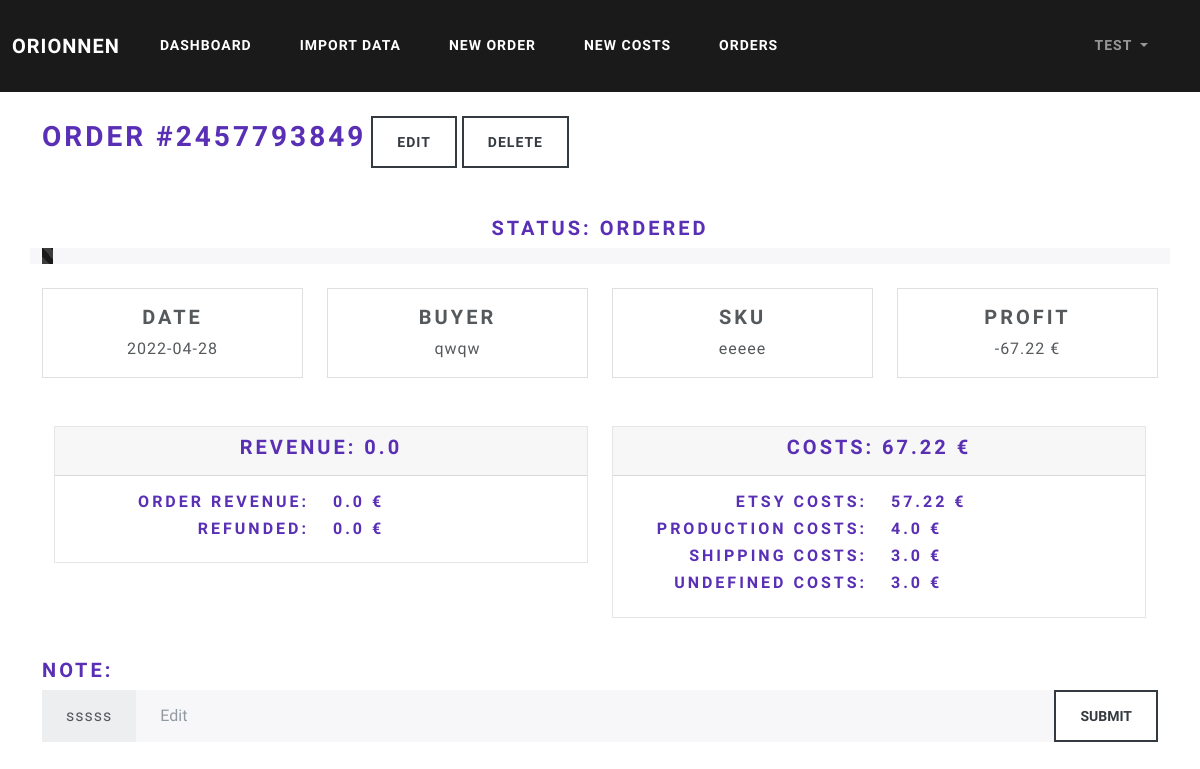
/orders/id_2457793849 (signed in), run on an earlier commit of the app's database.
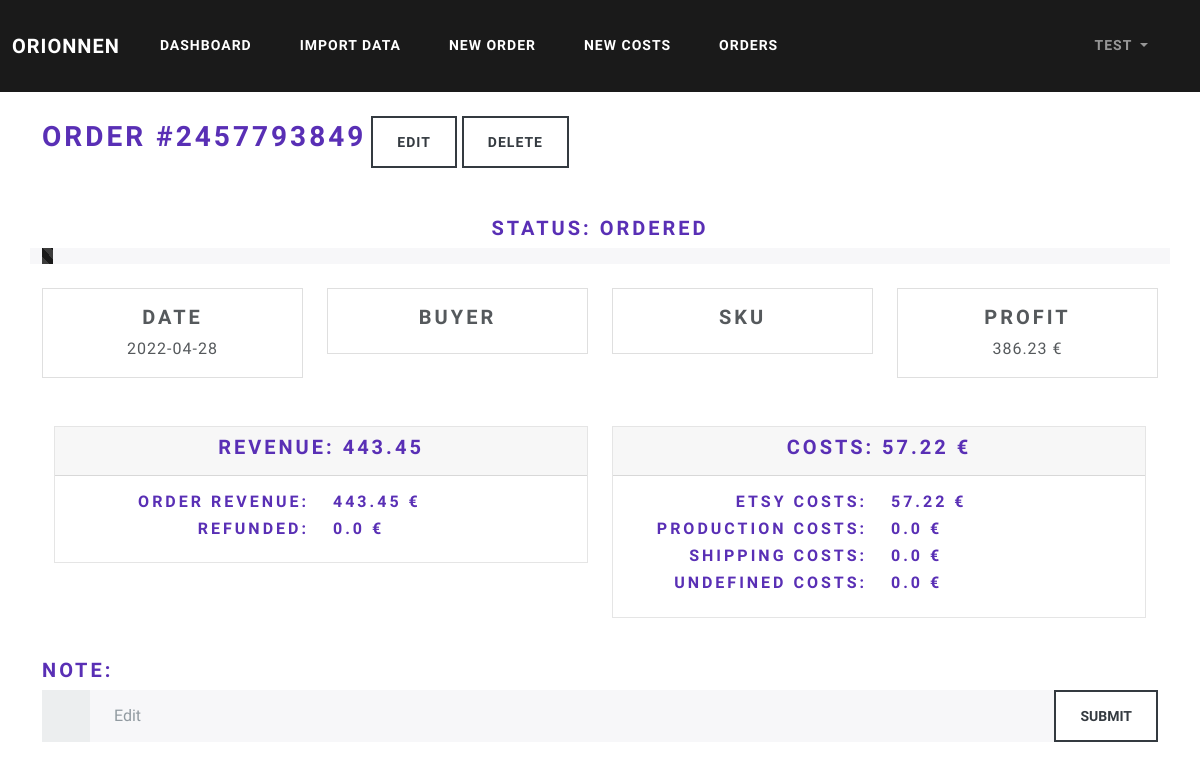
And on a later commit of the database.
### orionnen/models.py (models this page shows)
class Order(db.Model):
    id = db.Column(db.Integer, primary_key=True)
    user_id = db.Column(db.Integer, db.ForeignKey('user.id'), nullable=False)
    order_id = db.Column(db.Integer, unique=True, nullable=False)
    sku = db.Column(db.String(20), default='Not Specified')
    buyer = db.Column(db.String(20), default='Not Specified')
    date = db.Column(db.Date, nullable=False)
    note = db.Column(db.String(20), default='No Note')
    status = db.Column(db.String(20), default='Ordered')
    revenue = db.Column(db.Float, default=0)
    refund = db.Column(db.Float, default=0)
    net_revenue = db.Column(db.Float, default=0)
    proc_fee = db.Column(db.Float, default=0)
    cred_proc_fee = db.Column(db.Float, default=0)
    net_proc_fee = db.Column(db.Float, default=0)
    trans_trans_fee = db.Column(db.Float, default=0)
    cred_trans_trans_fee = db.Column(db.Float, default=0)
    ship_trans_fee = db.Column(db.Float, default=0)
    cred_ship_trans_fee = db.Column(db.Float, default=0)
    ad_fee = db.Column(db.Float, default=0)
    cred_ad_fee = db.Column(db.Float, default=0)
    net_ad_fee = db.Column(db.Float, default=0)
    vat_ad = db.Column(db.Float, default=0)
    cred_vat_ad = db.Column(db.Float, default=0)
    vat_proc_fee = db.Column(db.Float, default=0)
    cred_vat_proc_fee = db.Column(db.Float, default=0)
    vat_trans = db.Column(db.Float, default=0)
    cred_vat_trans = db.Column(db.Float, default=0)
    vat_ship_trans = db.Column(db.Float, default=0)
    cred_vat_ship_trans = db.Column(db.Float, default=0)
    tax = db.Column(db.Float, default=0)
    cred_tax = db.Column(db.Float, default=0)
    net_tax = db.Column(db.Float, default=0)
    trans_fee = db.Column(db.Float, default=0)
    cred_trans_fee = db.Column(db.Float, default=0)
    net_trans_fee = db.Column(db.Float, default=0)
    vat = db.Column(db.Float, default=0)
    cred_vat = db.Column(db.Float, default=0)
    net_vat = db.Column(db.Float, default=0)
    etsy_costs = db.Column(db.Float, default=0)
    prod_costs = db.Column(db.Float, default=0)
    ship_costs = db.Column(db.Float, default=0)
    undef_costs = db.Column(db.Float, default=0)
    other_costs = db.Column(db.Float, default=0)
    costs = db.Column(db.Float, default=0)
    profit = db.Column(db.Float, default=0)

### orionnen/routes.py (the view)
@app.route('/orders/id_<order_id>', methods=['GET', 'POST'])
@login_required
def view_order(order_id):
    order = Order.query.filter_by(order_id=order_id).filter_by(author=current_user).first()
    if request.method == "POST":
        note = request.form['note']
        order.note = note
        db.session.commit()
        flash('Order updated!', 'success')
        return redirect(url_for('view_order', order_id=order.order_id))
    return render_template("view_order.html", order=order)

### orionnen/models.py (called while the page is built)
@login_manager.user_loader
def load_user(user_id):
    return User.query.get(int(user_id))

### orionnen/templates/view_order.html (shortened to what the changed rows need)
{% extends "base.html" %}
{% block content %}
        <div id="outer">
            <div class="inner"><h2>Order #{{ order.order_id }}</h2></div>
        </div><br><br>
        <div class="row" style="text-align:center">
          <h4>Status: {{ order.status }}</h4>
        </div>
        <br>
        <div class="row">
            <div class="col">
                <div class="card">
                  <div class="card-body">
                    <h4 class="card-title" style="text-align:center">Date</h4>
                    <p class="card-text" style="text-align:center">{{ order.date }}</p>
                  </div>
                </div>
            </div>
            <div class="col">
                <div class="card">
                    <div class="card-body">
                        <h4 class="card-title" style="text-align:center">Buyer</h4>
                        <p class="card-text" style="text-align:center">{{ order.buyer }}</p>
                    </div>
                </div>
            </div>
            <div class="col">
                <div class="card">
                    <div class="card-body">
                        <h4 class="card-title" style="text-align:center">SKU</h4>
                        <p class="card-text" style="text-align:center">{{ order.sku }}</p>
                    </div>
                </div>
            </div>
            <div class="col">
                <div class="card">
                    <div class="card-body">
                        <h4 class="card-title" style="text-align:center">Profit</h4>
                        <p class="card-text" style="text-align:center">{{ order.profit }} €</p>
                    </div>
                </div>
            </div>
        </div><br><br>
    <div class="container" style="max-width: 100%;">
        <div class="row">
            <div class="col">
                <div class="card bg-light mb-3">
                    <div class="card-header"><h4 style="text-align:center">Revenue: {{ order.net_revenue }}</h4></div>
                    <div class="card-body">
                        <div class="row">
                            <div class="col">
                                <h5 style="text-align:left">{{ order.revenue }} €</h5>
                            </div>
                        </div>
                        <div class="row">
                            <div class="col">
                                <h5 style="text-align:left">{{ order.refund }} €</h5>
                            </div>
                        </div>
                    </div>
                </div>
            </div>
            <div class="col">
                <div class="card bg-light mb-3">
                    <div class="card-header"><h4 style="text-align:center">Costs: {{ order.costs }} €</h4></div>
                    <div class="card-body">
                        <div class="row">
                            <div class="col">
                                <h5 style="text-align:left">{{ order.etsy_costs }} €</h5>
                            </div>
                        </div>
                        <div class="row">
                            <div class="col">
                                <h5 style="text-align:left">{{ order.prod_costs }} €</h5>
                            </div>
                        </div>
                        <div class="row">
                            <div class="col">
                                <h5 style="text-align:left">{{ order.ship_costs }} €</h5>
                            </div>
                        </div>
                        <div class="row">
                            <div class="col">
                                <h5 style="text-align:left">{{ order.undef_costs }} €</h5>
                            </div>
                        </div>
                    </div>
                </div>
            </div>
        </div>
    </div><br>
    <form action="#" method="post">
      <div class="input-group">
        <span class="input-group-text">{{ order.note}}</span>
        <input type="text" class="form-control" name="note" placeholder="Edit">
        <input class="btn btn-outline-dark" type="submit" value="Submit"/>
      </div>
    </form>
{% endblock %}

What changed in the data, as far as the page shows it:
changed Order "ORDERED": profit "-67.22" → "386.23"; net_revenue "0.0" → "443.45"; revenue "0.0" → "443.45"; costs "67.22" → "57.22"; prod_costs "4.0" → "0.0"; ship_costs "3.0" → "0.0"; undef_costs "3.0" → "0.0"; buyer "qwqw" → (not shown); sku "eeeee" → (not shown); note "sssss" → (not shown)
